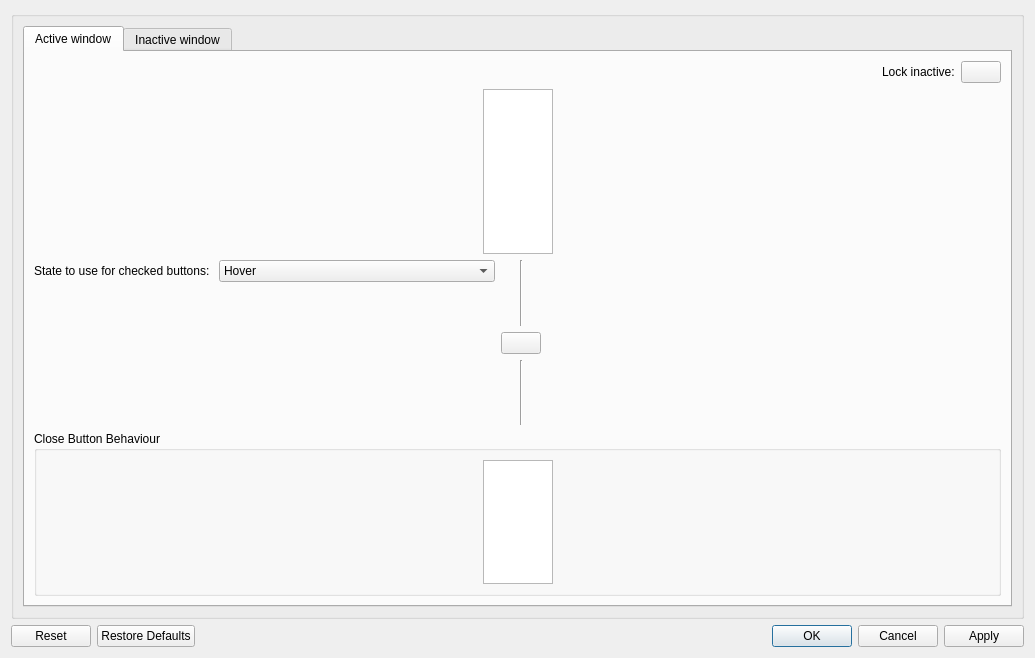
<?xml version="1.0" encoding="UTF-8"?>
<ui version="4.0">
 <class>ButtonBehaviour</class>
 <widget class="QDialog" name="ButtonBehaviour">
  <property name="geometry">
   <rect>
    <x>0</x>
    <y>0</y>
    <width>1035</width>
    <height>658</height>
   </rect>
  </property>
  <property name="windowTitle">
   <string>Dialog</string>
  </property>
  <layout class="QVBoxLayout" name="verticalLayout">
   <item>
    <widget class="QGroupBox" name="activeWindowGroupBox">
     <property name="title">
      <string/>
     </property>
     <layout class="QVBoxLayout" name="verticalLayout_2">
      <item>
       <widget class="QTabWidget" name="tabWidget">
        <property name="currentIndex">
         <number>0</number>
        </property>
        <widget class="QWidget" name="activeWindowButtonBehaviour">
         <attribute name="title">
          <string>Active window</string>
         </attribute>
         <layout class="QVBoxLayout" name="verticalLayout_3">
          <item>
           <layout class="QHBoxLayout" name="horizontalLayout_2">
            <item>
             <spacer name="horizontalSpacer_7">
              <property name="orientation">
               <enum>Qt::Horizontal</enum>
              </property>
              <property name="sizeHint" stdset="0">
               <size>
                <width>40</width>
                <height>20</height>
               </size>
              </property>
             </spacer>
            </item>
            <item>
             <widget class="QLabel" name="label">
              <property name="text">
               <string>Lock inactive:</string>
              </property>
             </widget>
            </item>
            <item>
             <widget class="QPushButton" name="lockButtonBehaviourActive">
              <property name="sizePolicy">
               <sizepolicy hsizetype="Fixed" vsizetype="Fixed">
                <horstretch>0</horstretch>
                <verstretch>0</verstretch>
               </sizepolicy>
              </property>
              <property name="toolTip">
               <string>Lock to make the same changes to Active and Inactive button behaviours</string>
              </property>
              <property name="text">
               <string/>
              </property>
              <property name="checkable">
               <bool>true</bool>
              </property>
              <property name="checked">
               <bool>false</bool>
              </property>
             </widget>
            </item>
           </layout>
          </item>
          <item>
           <layout class="QGridLayout" name="gridLayout">
            <item row="0" column="1">
             <widget class="QTableWidget" name="buttonBehaviourTableActive">
              <property name="sizePolicy">
               <sizepolicy hsizetype="Preferred" vsizetype="MinimumExpanding">
                <horstretch>0</horstretch>
                <verstretch>0</verstretch>
               </sizepolicy>
              </property>
              <property name="verticalScrollBarPolicy">
               <enum>Qt::ScrollBarAlwaysOff</enum>
              </property>
              <property name="horizontalScrollBarPolicy">
               <enum>Qt::ScrollBarAlwaysOff</enum>
              </property>
              <property name="sizeAdjustPolicy">
               <enum>QAbstractScrollArea::AdjustToContentsOnFirstShow</enum>
              </property>
              <property name="autoScroll">
               <bool>true</bool>
              </property>
              <property name="autoScrollMargin">
               <number>16</number>
              </property>
              <property name="wordWrap">
               <bool>false</bool>
              </property>
              <property name="cornerButtonEnabled">
               <bool>false</bool>
              </property>
              <attribute name="horizontalHeaderCascadingSectionResizes">
               <bool>false</bool>
              </attribute>
              <attribute name="horizontalHeaderStretchLastSection">
               <bool>false</bool>
              </attribute>
              <attribute name="verticalHeaderCascadingSectionResizes">
               <bool>false</bool>
              </attribute>
              <attribute name="verticalHeaderShowSortIndicator" stdset="0">
               <bool>false</bool>
              </attribute>
              <attribute name="verticalHeaderStretchLastSection">
               <bool>false</bool>
              </attribute>
             </widget>
            </item>
            <item row="0" column="0">
             <spacer name="horizontalSpacer">
              <property name="orientation">
               <enum>Qt::Horizontal</enum>
              </property>
              <property name="sizeHint" stdset="0">
               <size>
                <width>40</width>
                <height>20</height>
               </size>
              </property>
             </spacer>
            </item>
            <item row="0" column="2">
             <spacer name="horizontalSpacer_2">
              <property name="orientation">
               <enum>Qt::Horizontal</enum>
              </property>
              <property name="sizeHint" stdset="0">
               <size>
                <width>40</width>
                <height>20</height>
               </size>
              </property>
             </spacer>
            </item>
           </layout>
          </item>
          <item>
           <layout class="QGridLayout" name="gridLayout_2">
            <item row="0" column="2">
             <widget class="Line" name="line">
              <property name="sizePolicy">
               <sizepolicy hsizetype="Fixed" vsizetype="Expanding">
                <horstretch>0</horstretch>
                <verstretch>0</verstretch>
               </sizepolicy>
              </property>
              <property name="lineWidth">
               <number>1</number>
              </property>
              <property name="orientation">
               <enum>Qt::Vertical</enum>
              </property>
             </widget>
            </item>
            <item row="2" column="2">
             <widget class="Line" name="line_2">
              <property name="sizePolicy">
               <sizepolicy hsizetype="Fixed" vsizetype="Expanding">
                <horstretch>0</horstretch>
                <verstretch>0</verstretch>
               </sizepolicy>
              </property>
              <property name="orientation">
               <enum>Qt::Vertical</enum>
              </property>
             </widget>
            </item>
            <item row="1" column="1" colspan="3">
             <widget class="QPushButton" name="lockCloseButtonBehaviourActive">
              <property name="toolTip">
               <string>Lock to make the same changes to Normal button and Close button behaviours</string>
              </property>
              <property name="text">
               <string/>
              </property>
              <property name="checkable">
               <bool>true</bool>
              </property>
             </widget>
            </item>
            <item row="1" column="4">
             <spacer name="horizontalSpacer_4">
              <property name="orientation">
               <enum>Qt::Horizontal</enum>
              </property>
              <property name="sizeHint" stdset="0">
               <size>
                <width>40</width>
                <height>20</height>
               </size>
              </property>
             </spacer>
            </item>
            <item row="1" column="0">
             <spacer name="horizontalSpacer_3">
              <property name="orientation">
               <enum>Qt::Horizontal</enum>
              </property>
              <property name="sizeHint" stdset="0">
               <size>
                <width>40</width>
                <height>20</height>
               </size>
              </property>
             </spacer>
            </item>
            <item row="0" column="0">
             <layout class="QFormLayout" name="formLayout">
              <item row="0" column="0">
               <widget class="QLabel" name="label_3">
                <property name="text">
                 <string>State to use for checked buttons: </string>
                </property>
                <property name="buddy">
                 <cstring>buttonStateCheckedActive</cstring>
                </property>
               </widget>
              </item>
              <item row="0" column="1">
               <widget class="QComboBox" name="buttonStateCheckedActive">
                <item>
                 <property name="text">
                  <string>Hover</string>
                 </property>
                </item>
                <item>
                 <property name="text">
                  <string>Press</string>
                 </property>
                </item>
               </widget>
              </item>
             </layout>
            </item>
            <item row="2" column="0">
             <spacer name="verticalSpacer_2">
              <property name="orientation">
               <enum>Qt::Vertical</enum>
              </property>
              <property name="sizeType">
               <enum>QSizePolicy::Fixed</enum>
              </property>
              <property name="sizeHint" stdset="0">
               <size>
                <width>20</width>
                <height>32</height>
               </size>
              </property>
             </spacer>
            </item>
           </layout>
          </item>
          <item>
           <widget class="QGroupBox" name="groupBox">
            <property name="title">
             <string>Close Button Behaviour</string>
            </property>
            <property name="flat">
             <bool>true</bool>
            </property>
            <layout class="QVBoxLayout" name="verticalLayout_4">
             <item>
              <layout class="QGridLayout" name="gridLayout_3">
               <item row="0" column="1">
                <widget class="QTableWidget" name="closeButtonBehaviourTableActive">
                 <property name="sizePolicy">
                  <sizepolicy hsizetype="Preferred" vsizetype="MinimumExpanding">
                   <horstretch>0</horstretch>
                   <verstretch>0</verstretch>
                  </sizepolicy>
                 </property>
                 <property name="verticalScrollBarPolicy">
                  <enum>Qt::ScrollBarAlwaysOff</enum>
                 </property>
                 <property name="horizontalScrollBarPolicy">
                  <enum>Qt::ScrollBarAlwaysOff</enum>
                 </property>
                 <property name="sizeAdjustPolicy">
                  <enum>QAbstractScrollArea::AdjustToContents</enum>
                 </property>
                 <property name="autoScroll">
                  <bool>true</bool>
                 </property>
                 <property name="autoScrollMargin">
                  <number>16</number>
                 </property>
                 <property name="wordWrap">
                  <bool>false</bool>
                 </property>
                 <property name="cornerButtonEnabled">
                  <bool>false</bool>
                 </property>
                 <attribute name="horizontalHeaderCascadingSectionResizes">
                  <bool>false</bool>
                 </attribute>
                 <attribute name="horizontalHeaderDefaultSectionSize">
                  <number>100</number>
                 </attribute>
                 <attribute name="horizontalHeaderStretchLastSection">
                  <bool>false</bool>
                 </attribute>
                 <attribute name="verticalHeaderCascadingSectionResizes">
                  <bool>false</bool>
                 </attribute>
                 <attribute name="verticalHeaderShowSortIndicator" stdset="0">
                  <bool>false</bool>
                 </attribute>
                 <attribute name="verticalHeaderStretchLastSection">
                  <bool>false</bool>
                 </attribute>
                </widget>
               </item>
               <item row="0" column="0">
                <spacer name="horizontalSpacer_5">
                 <property name="orientation">
                  <enum>Qt::Horizontal</enum>
                 </property>
                 <property name="sizeHint" stdset="0">
                  <size>
                   <width>40</width>
                   <height>20</height>
                  </size>
                 </property>
                </spacer>
               </item>
               <item row="0" column="2">
                <spacer name="horizontalSpacer_6">
                 <property name="orientation">
                  <enum>Qt::Horizontal</enum>
                 </property>
                 <property name="sizeHint" stdset="0">
                  <size>
                   <width>40</width>
                   <height>20</height>
                  </size>
                 </property>
                </spacer>
               </item>
              </layout>
             </item>
            </layout>
           </widget>
          </item>
         </layout>
        </widget>
        <widget class="QWidget" name="tab_2">
         <attribute name="title">
          <string>Inactive window</string>
         </attribute>
         <layout class="QVBoxLayout" name="verticalLayout_6">
          <item>
           <layout class="QHBoxLayout" name="horizontalLayout_3">
            <item>
             <spacer name="horizontalSpacer_14">
              <property name="orientation">
               <enum>Qt::Horizontal</enum>
              </property>
              <property name="sizeHint" stdset="0">
               <size>
                <width>40</width>
                <height>20</height>
               </size>
              </property>
             </spacer>
            </item>
            <item>
             <widget class="QLabel" name="label_2">
              <property name="text">
               <string>Lock active:</string>
              </property>
             </widget>
            </item>
            <item>
             <widget class="QPushButton" name="lockButtonBehaviourInactive">
              <property name="sizePolicy">
               <sizepolicy hsizetype="Fixed" vsizetype="Fixed">
                <horstretch>0</horstretch>
                <verstretch>0</verstretch>
               </sizepolicy>
              </property>
              <property name="toolTip">
               <string>Lock to make the same changes to Active and Inactive button behaviours</string>
              </property>
              <property name="text">
               <string/>
              </property>
              <property name="checkable">
               <bool>true</bool>
              </property>
              <property name="checked">
               <bool>false</bool>
              </property>
             </widget>
            </item>
           </layout>
          </item>
          <item>
           <layout class="QGridLayout" name="gridLayout_5">
            <item row="0" column="1">
             <widget class="QTableWidget" name="buttonBehaviourTableInactive">
              <property name="sizePolicy">
               <sizepolicy hsizetype="Preferred" vsizetype="Preferred">
                <horstretch>0</horstretch>
                <verstretch>0</verstretch>
               </sizepolicy>
              </property>
              <property name="verticalScrollBarPolicy">
               <enum>Qt::ScrollBarAlwaysOff</enum>
              </property>
              <property name="horizontalScrollBarPolicy">
               <enum>Qt::ScrollBarAlwaysOff</enum>
              </property>
              <property name="sizeAdjustPolicy">
               <enum>QAbstractScrollArea::AdjustToContentsOnFirstShow</enum>
              </property>
              <property name="autoScroll">
               <bool>true</bool>
              </property>
              <property name="autoScrollMargin">
               <number>16</number>
              </property>
              <property name="wordWrap">
               <bool>false</bool>
              </property>
              <property name="cornerButtonEnabled">
               <bool>false</bool>
              </property>
              <attribute name="horizontalHeaderCascadingSectionResizes">
               <bool>false</bool>
              </attribute>
              <attribute name="horizontalHeaderStretchLastSection">
               <bool>false</bool>
              </attribute>
              <attribute name="verticalHeaderCascadingSectionResizes">
               <bool>false</bool>
              </attribute>
              <attribute name="verticalHeaderShowSortIndicator" stdset="0">
               <bool>false</bool>
              </attribute>
              <attribute name="verticalHeaderStretchLastSection">
               <bool>false</bool>
              </attribute>
             </widget>
            </item>
            <item row="0" column="0">
             <spacer name="horizontalSpacer_10">
              <property name="orientation">
               <enum>Qt::Horizontal</enum>
              </property>
              <property name="sizeHint" stdset="0">
               <size>
                <width>40</width>
                <height>20</height>
               </size>
              </property>
             </spacer>
            </item>
            <item row="0" column="2">
             <spacer name="horizontalSpacer_11">
              <property name="orientation">
               <enum>Qt::Horizontal</enum>
              </property>
              <property name="sizeHint" stdset="0">
               <size>
                <width>40</width>
                <height>20</height>
               </size>
              </property>
             </spacer>
            </item>
           </layout>
          </item>
          <item>
           <layout class="QGridLayout" name="gridLayout_6">
            <item row="1" column="1" colspan="3">
             <widget class="QPushButton" name="lockCloseButtonBehaviourInactive">
              <property name="toolTip">
               <string>Lock to make the same changes to Normal button and Close button behaviours</string>
              </property>
              <property name="text">
               <string/>
              </property>
              <property name="checkable">
               <bool>true</bool>
              </property>
             </widget>
            </item>
            <item row="0" column="2">
             <widget class="Line" name="line_3">
              <property name="sizePolicy">
               <sizepolicy hsizetype="Fixed" vsizetype="Expanding">
                <horstretch>0</horstretch>
                <verstretch>0</verstretch>
               </sizepolicy>
              </property>
              <property name="lineWidth">
               <number>1</number>
              </property>
              <property name="orientation">
               <enum>Qt::Vertical</enum>
              </property>
             </widget>
            </item>
            <item row="1" column="4">
             <spacer name="horizontalSpacer_12">
              <property name="orientation">
               <enum>Qt::Horizontal</enum>
              </property>
              <property name="sizeHint" stdset="0">
               <size>
                <width>40</width>
                <height>20</height>
               </size>
              </property>
             </spacer>
            </item>
            <item row="2" column="2">
             <widget class="Line" name="line_4">
              <property name="sizePolicy">
               <sizepolicy hsizetype="Fixed" vsizetype="Expanding">
                <horstretch>0</horstretch>
                <verstretch>0</verstretch>
               </sizepolicy>
              </property>
              <property name="orientation">
               <enum>Qt::Vertical</enum>
              </property>
             </widget>
            </item>
            <item row="1" column="0">
             <spacer name="horizontalSpacer_13">
              <property name="orientation">
               <enum>Qt::Horizontal</enum>
              </property>
              <property name="sizeHint" stdset="0">
               <size>
                <width>40</width>
                <height>20</height>
               </size>
              </property>
             </spacer>
            </item>
            <item row="0" column="0">
             <layout class="QFormLayout" name="formLayout_2">
              <item row="0" column="0">
               <widget class="QLabel" name="label_4">
                <property name="text">
                 <string>State to use for checked buttons: </string>
                </property>
                <property name="buddy">
                 <cstring>buttonStateCheckedInactive</cstring>
                </property>
               </widget>
              </item>
              <item row="0" column="1">
               <widget class="QComboBox" name="buttonStateCheckedInactive">
                <item>
                 <property name="text">
                  <string>Hover</string>
                 </property>
                </item>
                <item>
                 <property name="text">
                  <string>Press</string>
                 </property>
                </item>
               </widget>
              </item>
             </layout>
            </item>
            <item row="2" column="0">
             <spacer name="verticalSpacer">
              <property name="orientation">
               <enum>Qt::Vertical</enum>
              </property>
              <property name="sizeType">
               <enum>QSizePolicy::Fixed</enum>
              </property>
              <property name="sizeHint" stdset="0">
               <size>
                <width>20</width>
                <height>32</height>
               </size>
              </property>
             </spacer>
            </item>
           </layout>
          </item>
          <item>
           <widget class="QGroupBox" name="groupBox_2">
            <property name="title">
             <string>Close Button Behaviour</string>
            </property>
            <property name="flat">
             <bool>true</bool>
            </property>
            <layout class="QVBoxLayout" name="verticalLayout_5">
             <item>
              <layout class="QGridLayout" name="gridLayout_4">
               <item row="0" column="1">
                <widget class="QTableWidget" name="closeButtonBehaviourTableInactive">
                 <property name="sizePolicy">
                  <sizepolicy hsizetype="Preferred" vsizetype="Preferred">
                   <horstretch>0</horstretch>
                   <verstretch>0</verstretch>
                  </sizepolicy>
                 </property>
                 <property name="verticalScrollBarPolicy">
                  <enum>Qt::ScrollBarAlwaysOff</enum>
                 </property>
                 <property name="horizontalScrollBarPolicy">
                  <enum>Qt::ScrollBarAlwaysOff</enum>
                 </property>
                 <property name="sizeAdjustPolicy">
                  <enum>QAbstractScrollArea::AdjustToContents</enum>
                 </property>
                 <property name="autoScroll">
                  <bool>true</bool>
                 </property>
                 <property name="autoScrollMargin">
                  <number>16</number>
                 </property>
                 <property name="wordWrap">
                  <bool>false</bool>
                 </property>
                 <property name="cornerButtonEnabled">
                  <bool>false</bool>
                 </property>
                 <attribute name="horizontalHeaderCascadingSectionResizes">
                  <bool>false</bool>
                 </attribute>
                 <attribute name="horizontalHeaderDefaultSectionSize">
                  <number>100</number>
                 </attribute>
                 <attribute name="horizontalHeaderStretchLastSection">
                  <bool>false</bool>
                 </attribute>
                 <attribute name="verticalHeaderCascadingSectionResizes">
                  <bool>false</bool>
                 </attribute>
                 <attribute name="verticalHeaderShowSortIndicator" stdset="0">
                  <bool>false</bool>
                 </attribute>
                 <attribute name="verticalHeaderStretchLastSection">
                  <bool>false</bool>
                 </attribute>
                </widget>
               </item>
               <item row="0" column="0">
                <spacer name="horizontalSpacer_8">
                 <property name="orientation">
                  <enum>Qt::Horizontal</enum>
                 </property>
                 <property name="sizeHint" stdset="0">
                  <size>
                   <width>40</width>
                   <height>20</height>
                  </size>
                 </property>
                </spacer>
               </item>
               <item row="0" column="2">
                <spacer name="horizontalSpacer_9">
                 <property name="orientation">
                  <enum>Qt::Horizontal</enum>
                 </property>
                 <property name="sizeHint" stdset="0">
                  <size>
                   <width>40</width>
                   <height>20</height>
                  </size>
                 </property>
                </spacer>
               </item>
              </layout>
             </item>
            </layout>
           </widget>
          </item>
         </layout>
        </widget>
       </widget>
      </item>
     </layout>
    </widget>
   </item>
   <item>
    <widget class="QDialogButtonBox" name="buttonBox">
     <property name="orientation">
      <enum>Qt::Horizontal</enum>
     </property>
     <property name="standardButtons">
      <set>QDialogButtonBox::Apply|QDialogButtonBox::Cancel|QDialogButtonBox::Ok|QDialogButtonBox::Reset|QDialogButtonBox::RestoreDefaults</set>
     </property>
    </widget>
   </item>
  </layout>
 </widget>
 <tabstops>
  <tabstop>tabWidget</tabstop>
  <tabstop>lockButtonBehaviourActive</tabstop>
  <tabstop>buttonBehaviourTableActive</tabstop>
  <tabstop>buttonStateCheckedActive</tabstop>
  <tabstop>lockCloseButtonBehaviourActive</tabstop>
  <tabstop>closeButtonBehaviourTableActive</tabstop>
  <tabstop>lockButtonBehaviourInactive</tabstop>
  <tabstop>buttonBehaviourTableInactive</tabstop>
  <tabstop>buttonStateCheckedInactive</tabstop>
  <tabstop>lockCloseButtonBehaviourInactive</tabstop>
  <tabstop>closeButtonBehaviourTableInactive</tabstop>
 </tabstops>
 <resources>
  <include location="lingmodecoration_config.qrc"/>
 </resources>
 <connections>
  <connection>
   <sender>buttonBox</sender>
   <signal>accepted()</signal>
   <receiver>ButtonBehaviour</receiver>
   <slot>accept()</slot>
   <hints>
    <hint type="sourcelabel">
     <x>376</x>
     <y>617</y>
    </hint>
    <hint type="destinationlabel">
     <x>388</x>
     <y>154</y>
    </hint>
   </hints>
  </connection>
  <connection>
   <sender>buttonBox</sender>
   <signal>rejected()</signal>
   <receiver>ButtonBehaviour</receiver>
   <slot>reject()</slot>
   <hints>
    <hint type="sourcelabel">
     <x>536</x>
     <y>617</y>
    </hint>
    <hint type="destinationlabel">
     <x>577</x>
     <y>156</y>
    </hint>
   </hints>
  </connection>
 </connections>
</ui>
